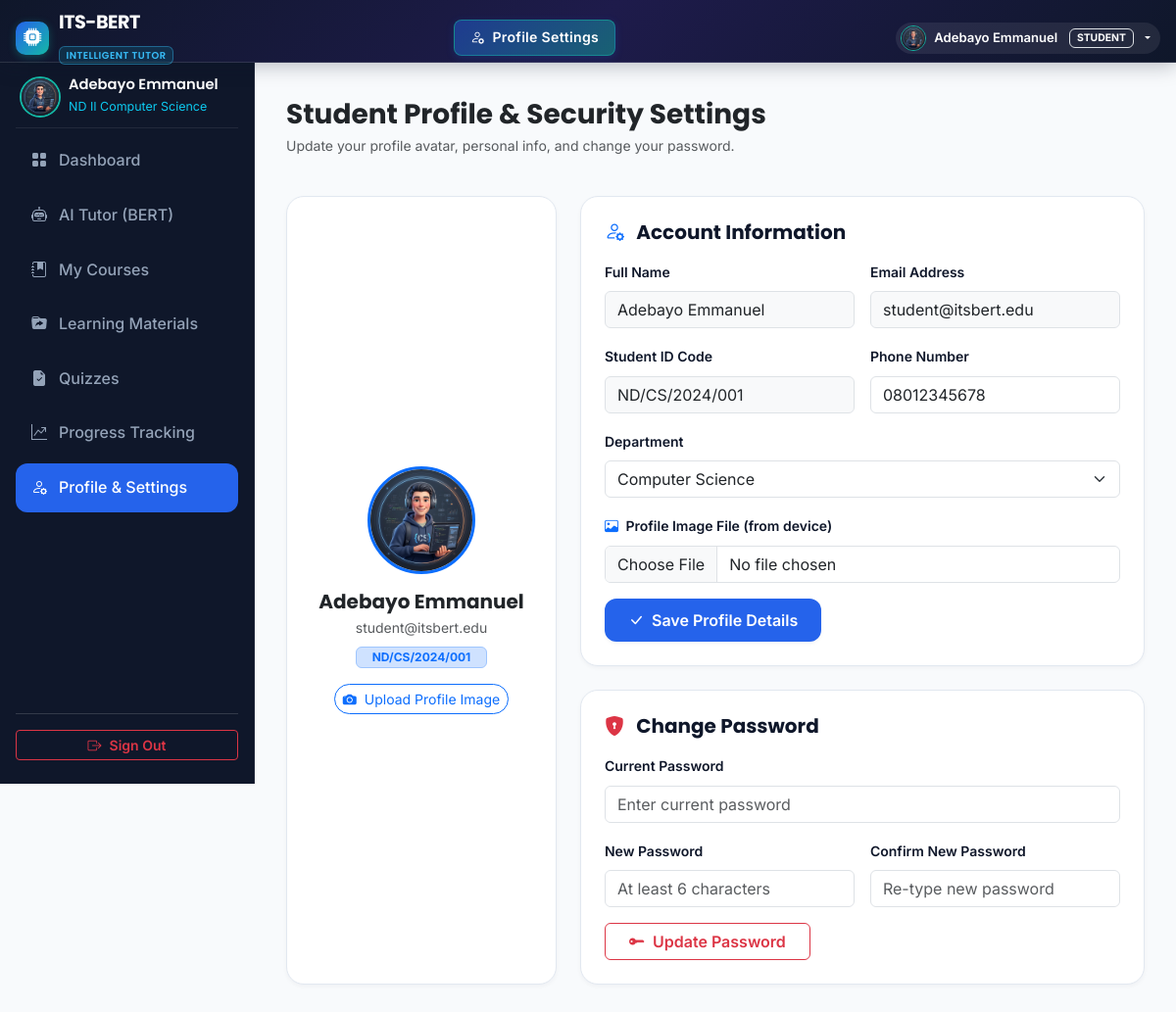
The app's page /profile.php (signed in) with its own data.
### tables this page shows
CREATE TABLE `students` (
  `id` INT AUTO_INCREMENT PRIMARY KEY,
  `user_id` INT NOT NULL,
  `student_id_code` VARCHAR(50) NOT NULL UNIQUE,
  `phone` VARCHAR(20) DEFAULT NULL,
  `department` VARCHAR(100) DEFAULT 'Computer Science',
  `created_at` DATETIME DEFAULT CURRENT_TIMESTAMP,
  FOREIGN KEY (`user_id`) REFERENCES `users`(`id`) ON DELETE CASCADE
);

CREATE TABLE `users` (
  `id` INT AUTO_INCREMENT PRIMARY KEY,
  `name` VARCHAR(100) NOT NULL,
  `email` VARCHAR(120) NOT NULL UNIQUE,
  `password` VARCHAR(255) NOT NULL,
  `role` ENUM('student', 'admin') NOT NULL DEFAULT 'student',
  `avatar` VARCHAR(255) DEFAULT NULL,
  `created_at` DATETIME DEFAULT CURRENT_TIMESTAMP
);

### profile.php (the view, shortened to what the rows shown need)
<?php
require_once 'config/db.php';
require_once 'config/auth.php';
$user = get_logged_user();
$studentId = $user['student_id'] ?? 1;
$sStmt = $pdo->prepare("SELECT s.*, u.name, u.email, u.avatar FROM students s JOIN users u ON s.user_id = u.id WHERE s.id = ?");
$sStmt->execute([$studentId]);
$profile = $sStmt->fetch();
$displayAvatar = !empty($profile['avatar']) ? 'assets/images/' . htmlspecialchars($profile['avatar']) : 'assets/images/student_avatar.jpg';
require_once 'includes/header.php';
require_once 'includes/navbar.php';
?>
<div class="dashboard-layout">
  <?php require_once 'includes/sidebar.php'; ?>
  <main class="dash-main">
    <div class="container-fluid p-0">
      <div class="row g-4">
        <div class="col-lg-4">
          <div class="card-custom p-4 bg-white text-center h-100 d-flex flex-column justify-content-center align-items-center">
            <img src="<?php echo $displayAvatar; ?>" class="rounded-circle mb-3 border border-primary border-3" width="110" height="110" style="object-fit: cover;">
            <h5 class="fw-bold font-heading text-dark mb-1"><?php echo htmlspecialchars($profile['name']); ?></h5>
            <p class="text-muted small mb-2"><?php echo htmlspecialchars($profile['email']); ?></p>
            <span class="badge bg-primary-subtle text-primary border border-primary-subtle px-3 py-1 mb-3"><?php echo htmlspecialchars($profile['student_id_code']); ?></span>
            <button type="button" class="btn btn-outline-primary btn-sm rounded-pill" onclick="document.getElementById('avatarFileInput').click();">
              <i class="bi bi-camera-fill me-1"></i> Upload Profile Image
            </button>
          </div>
        </div>
        <div class="col-lg-8">
          <div class="card-custom p-4 bg-white mb-4">
            <form action="profile.php" method="POST" enctype="multipart/form-data">
              <div class="row g-3">
                <div class="col-md-6">
                  <label class="form-label fw-semibold small">Full Name</label>
                  <input type="text" class="form-control bg-light" value="<?php echo htmlspecialchars($profile['name']); ?>" readonly>
                </div>
                <div class="col-md-6">
                  <label class="form-label fw-semibold small">Email Address</label>
                  <input type="email" class="form-control bg-light" value="<?php echo htmlspecialchars($profile['email']); ?>" readonly>
                </div>
                <div class="col-md-6">
                  <label class="form-label fw-semibold small">Student ID Code</label>
                  <input type="text" class="form-control bg-light" value="<?php echo htmlspecialchars($profile['student_id_code']); ?>" readonly>
                </div>
                <div class="col-md-6">
                  <label for="phone" class="form-label fw-semibold small">Phone Number</label>
                  <input type="text" name="phone" id="phone" class="form-control" value="<?php echo htmlspecialchars($profile['phone']); ?>">
                </div>
                <div class="col-12">
                  <label for="department" class="form-label fw-semibold small">Department</label>
                  <select name="department" id="department" class="form-select">
                    <option value="Computer Science" <?php echo $profile['department'] === 'Computer Science' ? 'selected' : ''; ?>>Computer Science</option>
                  </select>
                </div>
              </div>
            </form>
          </div>
        </div>
      </div>
    </div>
  </main>
</div>
<?php require_once 'includes/portal_footer.php'; ?>

### includes/navbar.php (shortened to what the rows shown need)
<?php
require_once __DIR__ . '/../config/auth.php';
$user = get_logged_user();
$is_admin_dir = (strpos($_SERVER['SCRIPT_NAME'], '/admin/') !== false);
$base_path = $is_admin_dir ? '../' : '';
?>
<header class="portal-header">
  <div class="container-fluid px-3">
    <div class="d-flex align-items-center justify-content-between">
      <div class="d-flex align-items-center gap-2">
        <?php if ($user): ?>
          <?php
            $userAvatar = !empty($user['avatar']) ? $base_path . 'assets/images/' . htmlspecialchars($user['avatar']) : ($base_path . 'assets/images/' . (($user['role'] ?? '') === 'admin' ? 'ai_tutor_avatar.jpg' : 'student_avatar.jpg'));
          ?>
          <div class="dropdown">
            <button class="portal-user-pill border-0 dropdown-toggle" type="button" data-bs-toggle="dropdown" aria-expanded="false">
              <img src="<?php echo $userAvatar; ?>" class="portal-user-avatar" alt="Avatar">
              <span class="d-none d-sm-inline"><?php echo htmlspecialchars($user['name']); ?></span>
              <span class="badge bg-accent-subtle text-accent ms-1 border border-accent-subtle" style="font-size: 0.65rem;"><?php echo strtoupper($user['role'] ?? 'STUDENT'); ?></span>
            </button>
          </div>
        <?php endif; ?>
      </div>
    </div>
  </div>
</header>

### includes/sidebar.php (shortened to what the rows shown need)
<?php
$studentUser = get_logged_user();
?>
<aside class="dash-sidebar" style="width: 260px;">
  <div>
    <div class="dash-sidebar-header">
      <div class="d-flex align-items-center gap-2 px-1">
        <div style="min-width: 0;">
          <h6 class="text-white mb-0 font-heading text-truncate" style="font-size: 0.92rem;"><?php echo htmlspecialchars($studentUser['name'] ?? 'Student'); ?></h6>
          <small class="text-info" style="font-size: 0.78rem;">ND II Computer Science</small>
        </div>
      </div>
    </div>
  </div>
</aside>

### records on screen
students: user.role (picture), user.name "Adebayo Emmanuel", user.role "STUDENT", user.email "student@itsbert.edu", student_id_code "ND/CS/2024/001", phone "08012345678", department "Computer Science"

### other values on screen
$site_settings['site_name'] "ITS-BERT"
$site_settings['site_subtitle'] "INTELLIGENT TUTOR"
$page_display_name "Profile Settings"
